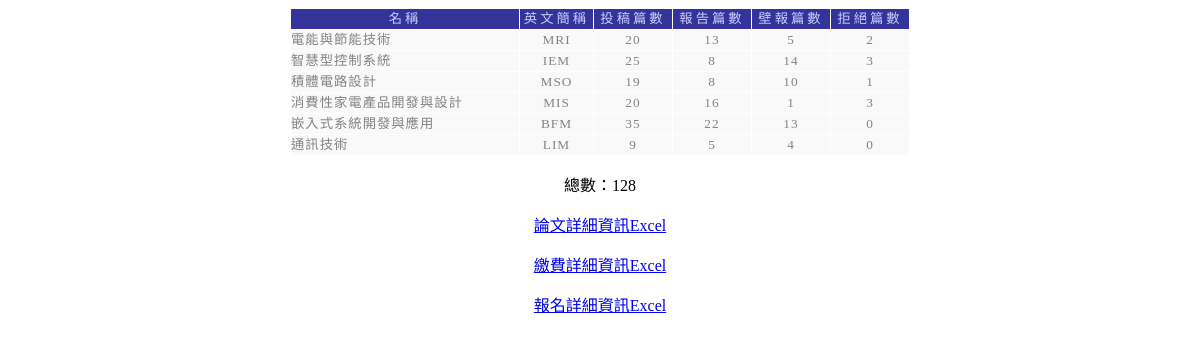
The app's page /admin/paper_count.php with its own data.
### tables this page shows
CREATE TABLE `session` (
  `session_id` varchar(85) NOT NULL default '',
  `passwd` varchar(85) NOT NULL default '',
  `category` varchar(85) NOT NULL default '',
  `abbr` varchar(85) NOT NULL default '',
  `session_name` varchar(85) NOT NULL default '',
  `session_email` varchar(85) NOT NULL default ''
);

### admin/paper_count.php (the view, shortened to what this page needs)
<?php
require "../db.php";
?>
<!DOCTYPE html>
<html lang="zh-hant-TW">
<head>
</head>
<body>
<div align="center">
	<table border="0" width="620" cellspacing="1" cellpadding="0">
		<tr>
			<td class=title>名稱</td>
			<td class=title width="73">英文簡稱</td>
			<td class=title width="78">投稿篇數</td>
			<td class=title width="78">報告篇數</td>
			<td class=title width="78">壁報篇數</td>
			<td class=title width="78">拒絕篇數</td>
		</tr>
<?php
$total=0;
$str="select abbr,category from session order by category  ";
$list =mysql_query($str,$link);
while(list($abbr,$category) = mysql_fetch_row($list))
{
$result=mysql_query("Select * from papers where category='$category' and category=category");
$category_count=mysql_num_rows($result);
$total=$total+$category_count;
$result=mysql_query("Select * from papers where category='$category' and accept='2'");
$report_count=mysql_num_rows($result);
$result=mysql_query("Select * from papers where category='$category' and accept='1'");
$post_count=mysql_num_rows($result);
$result=mysql_query("Select * from papers where category='$category' and accept='0' and notify='1' ");
$rejust_count=mysql_num_rows($result);
       if($category=="1")$category_name="電能與節能技術";
      if($category=="2")$category_name="智慧型控制系統";
      if($category=="3")$category_name="積體電路設計";
      if($category=="4")$category_name="消費性家電產品開發與設計";
      if($category=="5")$category_name="嵌入式系統開發與應用";
      if($category=="6")$category_name="通訊技術";
?>
		<tr>
			<td class=content1><?php echo $category_name; ?></td>
			<td class=content width="73"><?php echo $abbr; ?></td>
			<td class=content width="78"><?php echo $category_count; ?></td>
			<td class=content width="78"><?php echo $report_count; ?></td>
			<td class=content width="78"><?php echo $post_count; ?></td>
			<td class=content width="78"><?php echo $rejust_count; ?></td>
		</tr>
<?php
$total=$total;
}
?>
	</table>
</div>
<p align="center">總數：<?php echo $total; ?></p>
<p align="center"><a href="excelsession.php" >論文詳細資訊Excel </a></p>
<p align="center"><a href="excelsession1.php" >繳費詳細資訊Excel </a></p>
<p align="center"><a href="excelsession2.php" >報名詳細資訊Excel </a></p>
</body>
</html>

### admin/paper_count.php (style rules this page uses)
.title { color: rgb(204, 204, 255); background-color: rgb(51, 51, 153); font-size: 10pt; line-height: 20px; letter-spacing:3px; text-align:center; }
.content { color: rgb(131, 131, 131); font-size: 10pt; line-height: 20px; letter-spacing:1px; text-align:center; background-color: rgb(249, 249, 249); }
.content1 { color: rgb(131, 131, 131); font-size: 10pt; line-height: 20px; letter-spacing:1px; background-color: rgb(249, 249, 249); }

### records on screen
session: category "電能與節能技術", abbr "MRI", category_count "20", report_count "13", post_count "5", rejust_count "2"
session: category "智慧型控制系統", abbr "IEM", category_count "25", report_count "8", post_count "14", rejust_count "3"
session: category "積體電路設計", abbr "MSO", category_count "19", report_count "8", post_count "10", rejust_count "1"
session: category "消費性家電產品開發與設計", abbr "MIS", category_count "20", report_count "16", post_count "1", rejust_count "3"
session: category "嵌入式系統開發與應用", abbr "BFM", category_count "35", report_count "22", post_count "13", rejust_count "0"
session: category "通訊技術", abbr "LIM", category_count "9", report_count "5", post_count "4", rejust_count "0"

### other values on screen
$total "128"
